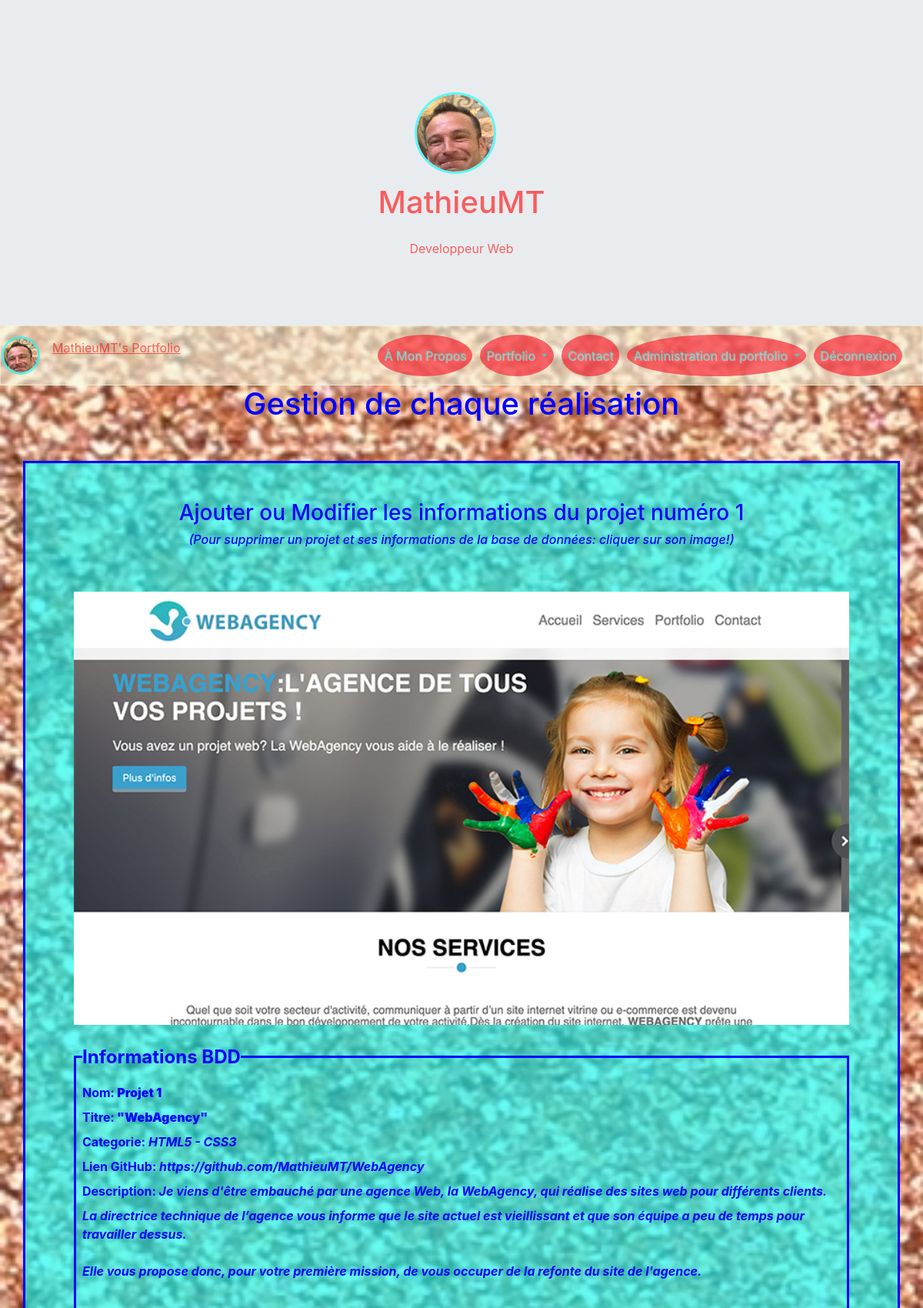
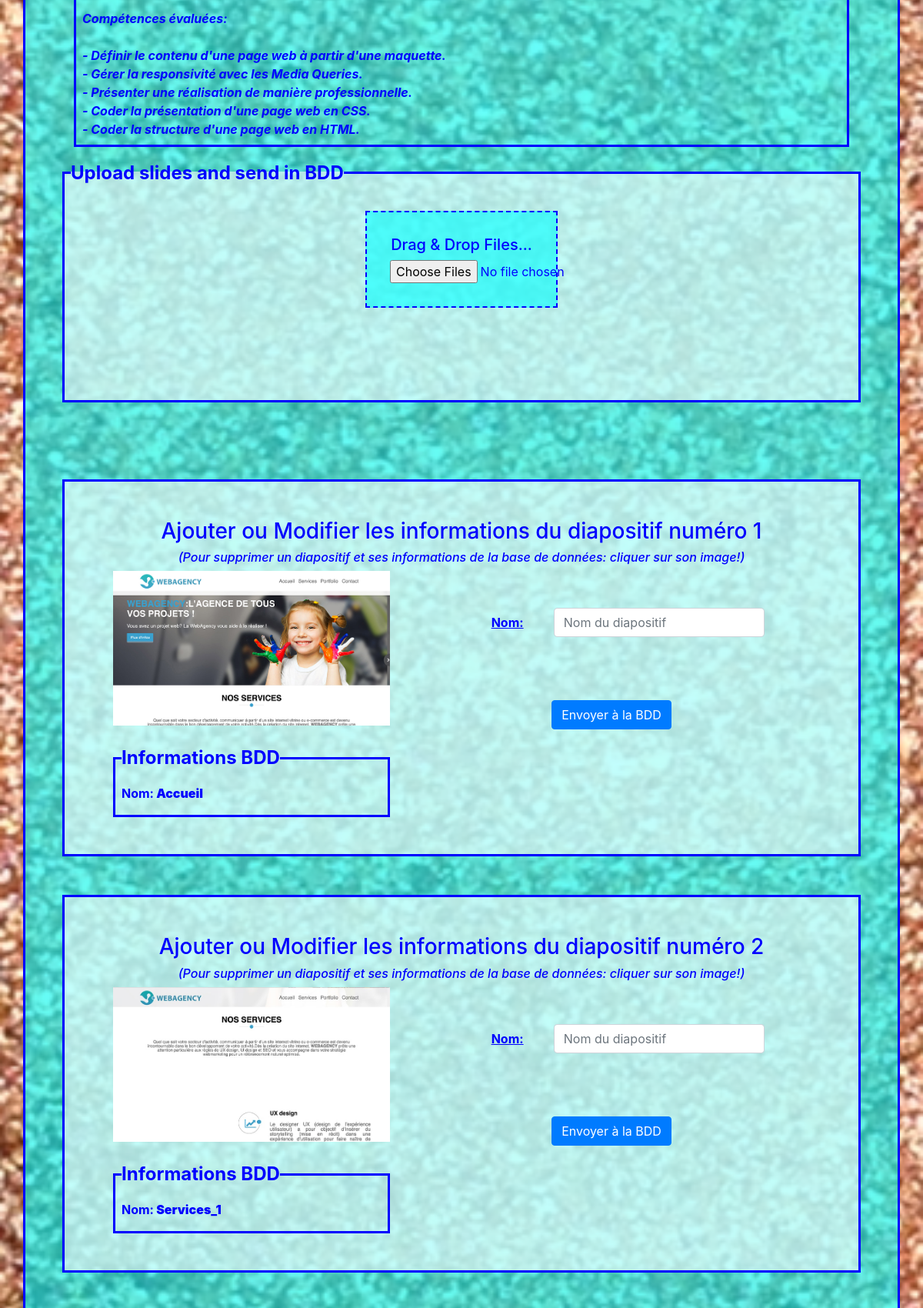
Page /index.php?action=adminWork&id=1 (signed in, upper part) on the committed database (2 pictures, top to bottom).
### tables this page shows
CREATE TABLE `works` (
  `id` int(11) NOT NULL,
  `name` varchar(255) NOT NULL,
  `workImg` text NOT NULL,
  `workTitle` varchar(255) NOT NULL,
  `workDescription` text NOT NULL,
  `workCategory` varchar(255) NOT NULL,
  `workLink` varchar(255) NOT NULL
);

CREATE TABLE `slides` (
  `id` int(11) NOT NULL,
  `name` varchar(255) NOT NULL,
  `slideImg` text NOT NULL,
  `work_id` int(11) NOT NULL
);

### Controllers/Backend/AdminWorkController.php (called while the page is built, shortened)
<?php
require_once 'Models/Frontend/AdminWorkManager.php';
class AdminWorkController {
    private $_adminWork;
    public function __construct() {
        $this->_adminWork = new AdminWorkManager();
    }
    public function showAdminWork($workId) {
        $slides = $this->_adminWork->getS($workId);
        $aboutSlide = $this->_adminWork->getSlideDescription();
        $work = $this->_adminWork->getWork($workId);
        $view = new ViewBackEnd('adminWorkView');
        $view->generate(array('work' => $work,'slides' => $slides, 'aboutSlide' => $aboutSlide));
    }
}

### index.php (called while the page is built, shortened)
<?php
$rooter = new Rooter();
$rooter->rooterRequest();

### Models/Frontend/AdminWorkManager.php (called while the page is built, shortened)
<?php
require_once 'Models/Frontend/Slide.php';
require_once 'Models/Model.php';
class AdminWorkManager extends Model{
    public function getWork($workId) {
        $sql ='SELECT id, name, workImg, workTitle,  workDescription, workCategory, workLink FROM works WHERE id = ?';
        $work = $this->executeRequest($sql, array($workId));
        if ($work->rowCount() > 0)
            return new Work($work->fetch());
        else
            throw new Exception("Aucun projet ne correspond à l'identifiant '$workId'");
    }
    public function getS($work_id) {
        $slides = [];
        $sql = "SELECT * FROM slides WHERE id = $work_id";
        $aboutSlide = $this->executeRequest($sql);
        foreach ($aboutSlide as $oneSlide) {
            $slide = new Slide($oneSlide);
            $slides[] = $slide;
        }
        return $slides;
    }
    public function getSlideDescription() {
        $slides = [];
        $sql = "SELECT s.id, s.name, s.slideImg, s.work_id FROM slides s LEFT JOIN works w ON s.work_id = w.id";
        $aboutSlide = $this->executeRequest($sql);
        foreach ($aboutSlide as $oneSlide) {
            $slide = new Slide($oneSlide);
            $slides[] = $slide;
        }
        return $slides;
    }
}

### Models/Model.php (called while the page is built)
<?php
class Model {
    private $db;
    protected function executeRequest($sql, $params = null) {
       if ($params == null) {
            $result = $this->dbConnect()->query($sql);
        }
        else {
            $result = $this->dbConnect()->prepare($sql);
            $result->execute($params);
        }
        return $result;
    }
    private function dbConnect() {
        if ($this->db == null) {
            $this->db = new PDO('mysql:host=localhost; dbname=myPortfolio;charset=utf8', 'root', 'root', array(PDO::ATTR_ERRMODE => PDO::ERRMODE_EXCEPTION));
        }
        return $this->db;
    }
}

### Models/Frontend/Work.php (called while the page is built, shortened)
<?php
class Work {
    private $_id,$_name,$_workImg,$_workTitle,$_workDescription,$_workCategory, $_workLink;
    public function hydrate(array $data) {
        foreach ($data as $key => $value) {
            $method = 'set' . ucfirst($key);
        }
    }
    public function id() { return $this->_id; }
    public function name() { return $this->_name;}
    public function workImg() { return $this->_workImg;}
    public function workTitle() { return $this->_workTitle;}
    public function workCategory() { return $this->_workCategory;}
    public function workLink() { return $this->_workLink;}
    public function workDescription() { return $this->_workDescription;}
    public function setId($id) {
        $id = (int) $id;
        if ($id > 0) {
            $this->_id = $id;
        }
    }
    public function setName($name) {
        if(is_string($name)) {
            $this->_name = $name;
        }
    }
     public function setWorkImg($workImg) {
        if(is_string($workImg)) {
            $this->_workImg = $workImg;
        }
    }
    public function setWorkTitle($workTitle) {
        if(is_string($workTitle)) {
            $this->_workTitle = $workTitle;
        }
    }
    public function setWorkCategory($workCategory) {
        if(is_string($workCategory)) {
            $this->_workCategory = $workCategory;
        }
    }
    public function setWorkLink($workLink) {
        if(is_string($workLink)) {
            $this->_workLink = $workLink;
        }
    }
    public function setWorkDescription($workDescription) {
        if(is_string($workDescription)) {
            $this->_workDescription = $workDescription;
        }
    }
}

### Models/Frontend/Slide.php (called while the page is built, shortened)
<?php
class Slide {
    private $_id,$_name,$_slideImg,$_work_id;
    public function hydrate(array $data) {
        foreach ($data as $key => $value) {
            $method = 'set' . ucfirst($key);
        }
    }
    public function id() { return $this->_id; }
    public function name() { return $this->_name;}
    public function slideImg() { return $this->_slideImg;}
    public function work_id() { return $this->_work_id;}
    public function setId($id) {
        $id = (int) $id;
        if ($id > 0) {
            $this->_id = $id;
        }
    }
    public function setName($name) {
        if(is_string($name)) {
            $this->_name = $name;
        }
    }
     public function setSlideImg($slideImg) {
        if(is_string($slideImg)) {
            $this->_slideImg = $slideImg;
        }
    }
    public function setWork_id($work_id) {
        if(is_string($work_id)) {
            $this->_work_id = $work_id;
        }
    }
}

### Views/Backend/adminWorkView.php (the view, shortened to what this page needs)
<?php
if (isset($_SESSION['id']) ){
?>
<h1 class="text-center titlePage"><?= $this->title = 'Gestion de chaque réalisation' ?></h1>
<div class="container containerGallery" id="uploadedFiles">
        <div class="row rowGallery border bgColor mb-5 p-5 justify-content-center">
            <h3 class="text-center col-md-12">Ajouter ou Modifier les informations du projet numéro <?= $work->id(); ?></h3><br/>
            <h6 class="text-center col-md-12"><i>(Pour supprimer un projet et ses informations de la base de données: cliquer sur son image!)</i></h6><br />
            <div id="<?= $work->id(); ?>" class="col-12 myImg" onclick="delImg('<?= $work->id(); ?>')">
                <img src="Content/img/works/<?= $work->workImg(); ?>" alt="<?= $work->name(); ?>" title="Cliquer sur l'image du projet pour le supprimer" class=""/><br /><br />
                <fieldset class="border p-2">
                    <legend  class="w-auto">Informations BDD</legend>
                    <span><label>Nom: </label><b> <?= $work->name(); ?></b></span><br />
                    <span><label>Titre: </label><b> <?= $work->workTitle(); ?></b></span><br />
                    <span><label>Categorie: </label><i> <?= $work->workCategory(); ?></i></span><br />
                    <span><label>Lien GitHub: </label><i> <?= $work->workLink(); ?></i></span><br />
                    <span><label>Description: </label><i> <?= $work->workDescription(); ?></i></span><br />
                </fieldset>
            </div>
            <fieldset class="border bgSlides mt-3 p-2 col-12">
                <legend  class="w-auto">Upload slides and send in BDD</legend>
                <div>
                    <div class="container">
                       <div class="row">
                           <div class="col-md-4 mx-auto">
                             <center>
                                <div id="dropZone2" class="dropZone2 bgColor">
                                    <h1 class="dropzoneTitle2">Drag & Drop Files...</h1>
                                    <form method="post" action="index.php?action=uploadSlidesImages" id="formSlide" enctype="multipart/form-data">
                                        <input type="file" id="fileupload2" name="slideImg[]" multiple />
                                    </form>
                                </div>
                                <h1 id="error"></h1><br><br>
                                <h1 id="progress"></h1><br><br>
                            </center>
                           </div>
                        </div>
                    </div>
                </div>
        </fieldset>
        <div class="container containerGallery2" id="uploadedFiles2" class="uploadedFiles2">
            <?php foreach ($aboutSlide as $eachSlide): ?>
            <?php if ($eachSlide->work_id() == $work->id())
            {
            ?>
            <div class="row rowGallery2 border mb-5 p-5">
                <h3 class="text-center col-md-12">Ajouter ou Modifier les informations du diapositif numéro <?= $eachSlide->id(); ?></h3><br/>
                <h6 class="text-center col-md-12"><i>(Pour supprimer un diapositif et ses informations de la base de données: cliquer sur son image!)</i></h6><br />
                <div id="<?= $eachSlide->id(); ?>" class="col-md-5 myImg2" onclick="delImgSlide('<?= $eachSlide->id(); ?>')">
                    <img src="Content/img/slides_works/<?= $eachSlide->slideImg(); ?>" alt="<?= $eachSlide->name(); ?>" title="Cliquer sur l'image du diapositif pour le supprimer"/><br /><br />
                    <fieldset class="borderFieldset p-2">
                        <legend  class="w-auto">Informations BDD</legend>
                        <span><label>Nom: </label><b> <?= $eachSlide->name(); ?></b></span><br />
                    </fieldset>
                </div>
                <div class="col-md-7">
                <form method="POST" action="index.php?action=sendSlideDetails">
                    <div class="row justify-content-center">
                        <div class="mx-auto form-inline mt-5 ">
                            <div class="form-group mx-auto">
                                <label class="text-center col-md-3" for="slideName"><u>Nom:</u></label>
                                <div class="col-md-9 pr-0">
                                    <input type="text" class="form-control" id="slideName" name="slideName" placeholder="Nom du diapositif" required autofocus />
                                </div>
                            </div>
                        </div>
                    </div>
                    <div class="row mt-3">
                        <div class="form-group col-md-12">
                            <div class="col-md-12">
                            </div>
                        </div>
                    </div>
                    <div class="row mt-3">
                        <div class="form-group col-md-12">
                            <div class="col-md-12">
                            </div>
                        </div>
                    </div>
                    <div class="row justify-content-center">
                        <button type="submit" id="btnSlideDetails" class="btn btn-primary mx-auto mt-3"  name="btnSlideDetails" />Envoyer à la BDD</button>
                    </div>
                </form>
            </div>
            </div>
            <?php
            }
            ?>
            <?php endforeach; ?>
        </div>
    </div>
</div>
<?php
}
else{
    header('Location: index.php?action=about');
}
?>

### Content/CSS/style.css (style rules this page uses)
html, body { height: 100%; }
html { overflow-x: hidden; }
body { margin: 0; padding: 0; background-image: url("../img/sand.png"); background-size: contain; background-repeat: repeat; }
.titlePage { color: rgb(0,0,255); }
input[type="file"] { width: 90px; }
@media (min-width:576px) { input[type="file"] { width: 300px; } }
.border { border: 3px solid rgb(0,0,255)!important; color: rgb(0,0,255)!important; }
fieldset.border { border: 3px solid rgb(0,0,255)!important; color: rgb(0,0,255)!important; }
.containerGallery, .rowGallery, .myImg { margin-top: 50px; }
#uploadedFiles img { width: 100% !important; }
.dropzoneTitle2 { font-size: 15px; }
.dropZone2 { text-align: center; border: 1px dashed rgb(0,0,255);; padding: 30px; width: 200px; margin-top: 20px; }
@media (min-width:576px) { .dropzoneTitle2 { font-size: 20px; } }
@media (min-width:576px) { .dropZone2 { text-align: center; border: 2px dashed rgb(0,0,255);; padding: 30px; width: 250px; margin-top: 15px; } }
.bgSlides, .rowGallery2 { background-color: rgba(255,255,255,0.6); }
.containerGallery2, .rowGallery2, myImg2 { margin-top: 50px; }
.borderFieldset { border: 3px solid rgb(0,0,255); color: rgb(0,0,255); }
.bgColor { background-color: rgba(0,255,255,0.6); }

### rows in the picture
works: id "1", workImg (picture), name "Projet 1", workTitle "\"WebAgency\"", workCategory "HTML5 - CSS3", workLink "https://github.com/MathieuMT/WebAgency", workDescription "Je viens d'être embauché par une agence Web, la WebAgency, qui réalise des sites web pour différents clients. La directrice technique de l’agence vous informe que le site actuel est vieillissant et que son équipe a peu de temps pour travailler dessus. Elle vous propose donc, pour votre première mission, de vous occuper de la refonte du site de l'agence. Compétences évaluées: - Définir le contenu d'une page web à partir d'une maquette. - Gérer la responsivité avec les Media Queries. - Présenter une réalisation de manière professionnelle. - Coder la présentation d'une page web en CSS. - Coder la structure d'une page web en HTML."
slides: id "1", slideImg (picture), name "Accueil"
slides: id "2", slideImg (picture), name "Services_1"

### other values in the picture
$this->title = 'Gestion de chaque réalisation' "Gestion de chaque réalisation"
